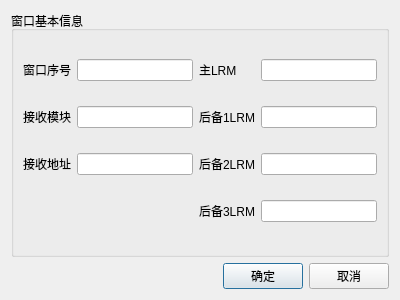
<?xml version="1.0" encoding="UTF-8"?>
<ui version="4.0">
 <class>VersionDetectionWindowCfgDialog</class>
 <widget class="QDialog" name="VersionDetectionWindowCfgDialog">
  <property name="geometry">
   <rect>
    <x>0</x>
    <y>0</y>
    <width>400</width>
    <height>300</height>
   </rect>
  </property>
  <property name="windowTitle">
   <string>新建版本校验窗口</string>
  </property>
  <layout class="QGridLayout" name="gridLayout" rowstretch="1,0">
   <item row="0" column="0">
    <widget class="QGroupBox" name="groupBox">
     <property name="title">
      <string>窗口基本信息</string>
     </property>
     <layout class="QGridLayout" name="gridLayout_2">
      <item row="2" column="0">
       <widget class="QLabel" name="label_2">
        <property name="text">
         <string>接收模块</string>
        </property>
       </widget>
      </item>
      <item row="0" column="2">
       <widget class="QLabel" name="label_5">
        <property name="text">
         <string>主LRM</string>
        </property>
       </widget>
      </item>
      <item row="2" column="2">
       <widget class="QLabel" name="label_6">
        <property name="text">
         <string>后备1LRM</string>
        </property>
       </widget>
      </item>
      <item row="3" column="2">
       <widget class="QLabel" name="label_7">
        <property name="text">
         <string>后备2LRM</string>
        </property>
       </widget>
      </item>
      <item row="0" column="0">
       <widget class="QLabel" name="label">
        <property name="text">
         <string>窗口序号</string>
        </property>
       </widget>
      </item>
      <item row="0" column="1">
       <widget class="QLineEdit" name="lineEdit"/>
      </item>
      <item row="2" column="1">
       <widget class="QLineEdit" name="lineEdit_2"/>
      </item>
      <item row="3" column="1">
       <widget class="QLineEdit" name="lineEdit_3"/>
      </item>
      <item row="3" column="0">
       <widget class="QLabel" name="label_3">
        <property name="text">
         <string>接收地址</string>
        </property>
       </widget>
      </item>
      <item row="4" column="2">
       <widget class="QLabel" name="label_8">
        <property name="text">
         <string>后备3LRM</string>
        </property>
       </widget>
      </item>
      <item row="0" column="3">
       <widget class="QLineEdit" name="lineEdit_5"/>
      </item>
      <item row="2" column="3">
       <widget class="QLineEdit" name="lineEdit_6"/>
      </item>
      <item row="3" column="3">
       <widget class="QLineEdit" name="lineEdit_7"/>
      </item>
      <item row="4" column="3">
       <widget class="QLineEdit" name="lineEdit_8"/>
      </item>
     </layout>
    </widget>
   </item>
   <item row="1" column="0">
    <layout class="QHBoxLayout" name="horizontalLayout">
     <item>
      <spacer name="horizontalSpacer">
       <property name="orientation">
        <enum>Qt::Horizontal</enum>
       </property>
       <property name="sizeHint" stdset="0">
        <size>
         <width>40</width>
         <height>20</height>
        </size>
       </property>
      </spacer>
     </item>
     <item>
      <widget class="QPushButton" name="okPushButton">
       <property name="text">
        <string>确定</string>
       </property>
      </widget>
     </item>
     <item>
      <widget class="QPushButton" name="cancelPushButton">
       <property name="text">
        <string>取消</string>
       </property>
      </widget>
     </item>
    </layout>
   </item>
  </layout>
 </widget>
 <resources/>
 <connections/>
</ui>
